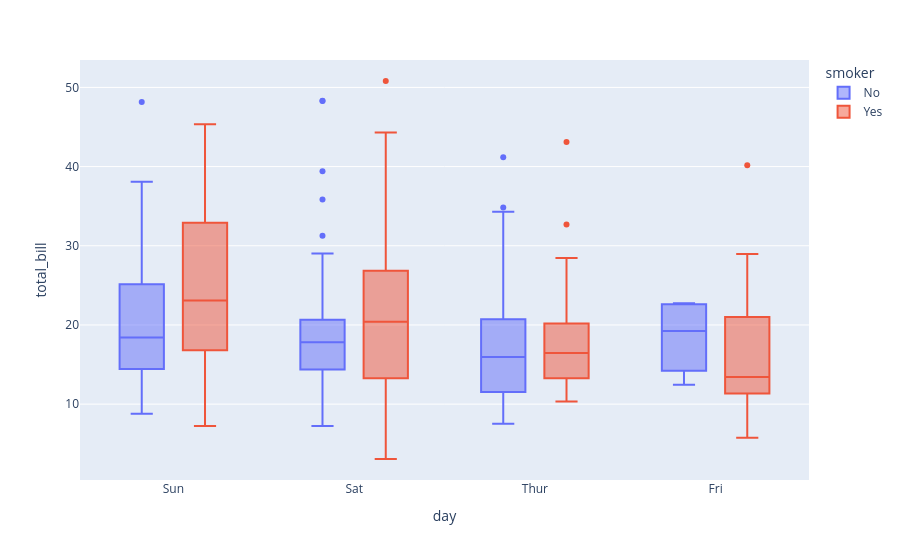

Here is the notebook cell this chart was saved with:
### Markdown cell above
**Considerando ahora dos variables categóricas pero en un mismo panel**

### Code cell
import plotly.express as px

df = px.data.tips()

fig = px.box(df, x="day", y="total_bill", color="smoker")
fig.update_traces(quartilemethod="exclusive") 
fig.show()

### Figure 1 — Plotly figure (JSON) as saved in the notebook; plotly's stock layout.template omitted (floating-point values rounded to 4 significant figures; data arrays with more than 128 entries replaced by an {"elided": "..."} marker saying what was removed)
{"data": [{"alignmentgroup": "True", "hovertemplate": "smoker=No<br>day=%{x}<br>total_bill=%{y}<extra></extra>", "legendgroup": "No", "marker": {"color": "#636efa"}, "name": "No", "notched": false, "offsetgroup": "No", "orientation": "v", "quartilemethod": "exclusive", "showlegend": true, "type": "box", "x": {"elided": "151 str values"}, "x0": " ", "xaxis": "x", "y": {"elided": "151 float values"}, "y0": " ", "yaxis": "y"}, {"alignmentgroup": "True", "hovertemplate": "smoker=Yes<br>day=%{x}<br>total_bill=%{y}<extra></extra>", "legendgroup": "Yes", "marker": {"color": "#EF553B"}, "name": "Yes", "notched": false, "offsetgroup": "Yes", "orientation": "v", "quartilemethod": "exclusive", "showlegend": true, "type": "box", "x": ["Sat", "Sat", "Sat", "Sat", "Sat", "Sat", "Sat", "Sat", "Sat", "Sat", "Sat", "Thur", "Thur", "Fri", "Fri", "Fri", "Fri", "Fri", "Fri", "Fri", "Fri", "Fri", "Sat", "Sat", "Sat", "Sat", "Sat", "Sat", "Thur", "Sun", "Sat", "Sat", "Sat", "Sat", "Sun", "Sun", "Sun", "Sun", "Sun", "Sun", "Sun", "Sun", "Sun", "Sun", "Sun", "Sun", "Sun", "Sun", "Sun", "Sun", "Sun", "Sun", "Thur", "Thur", "Thur", "Thur", "Thur", "Thur", "Thur", "Thur", "Thur", "Thur", "Thur", "Thur", "Thur", "Thur", "Sat", "Sat", "Sat", "Sat", "Sat", "Sat", "Sat", "Sat", "Sat", "Sat", "Sat", "Sat", "Sat", "Fri", "Fri", "Fri", "Fri", "Fri", "Fri", "Sat", "Sat", "Sat", "Sat", "Sat", "Sat", "Sat", "Sat"], "x0": " ", "xaxis": "x", "y": [38.01, 11.24, 20.29, 13.81, 11.02, 18.29, 3.07, 15.01, 26.86, 25.28, 17.92, 19.44, 32.68, 28.97, 5.75, 16.32, 40.17, 27.28, 12.03, 21.01, 11.35, 15.38, 44.3, 22.42, 15.36, 20.49, 25.21, 14.31, 16, 17.51, 10.59, 10.63, 50.81, 15.81, 7.25, 31.85, 16.82, 32.9, 17.89, 14.48, 9.6, 34.63, 34.65, 23.33, 45.35, 23.17, 40.55, 20.9, 30.46, 18.15, 23.1, 15.69, 19.81, 28.44, 15.48, 16.58, 10.34, 43.11, 13, 13.51, 18.71, 12.74, 13, 16.4, 20.53, 16.47, 26.59, 38.73, 24.27, 12.76, 30.06, 25.89, 13.27, 28.17, 12.9, 28.15, 11.59, 7.74, 30.14, 12.16, 13.42, 8.58, 13.42, 16.27, 10.09, 22.12, 24.01, 15.69, 15.53, 12.6, 32.83, 27.18, 22.67], "y0": " ", "yaxis": "y"}], "layout": {"autosize": true, "boxmode": "group", "legend": {"title": {"text": "smoker"}, "tracegroupgap": 0}, "margin": {"t": 60}, "xaxis": {"anchor": "y", "autorange": true, "domain": [0, 1], "range": [-0.5131, 3.513], "title": {"text": "day"}, "type": "category"}, "yaxis": {"anchor": "x", "autorange": true, "domain": [0, 1], "range": [0.4178, 53.46], "title": {"text": "total_bill"}, "type": "linear"}}}
